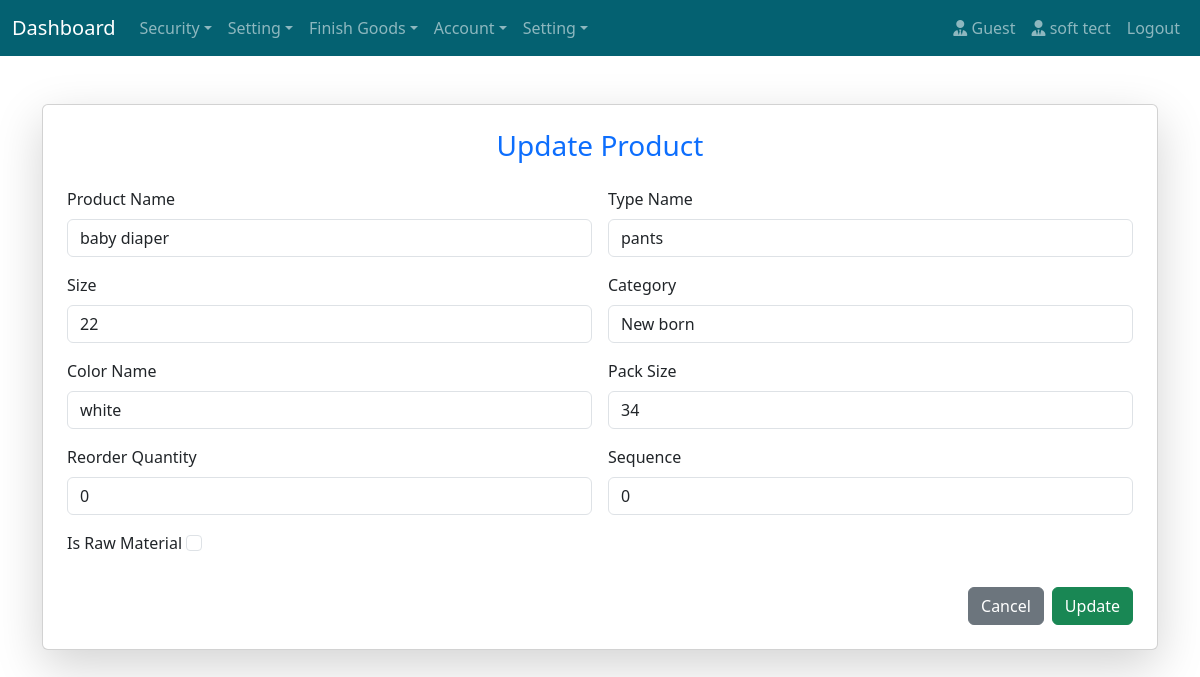
Page /product/1/update/ on the committed database.
### inven_app/models.py (models this page shows, shortened)
class Orgnaiztion_add(models.Model):
    Organization_name=models.CharField(max_length=200)
    adress=models.CharField(max_length=200)
    Phone_Number= models.IntegerField()
    email=models.EmailField( max_length=254)
    contact_person=models.CharField( max_length=100)
    Logo=models.ImageField(upload_to='image/', height_field=None, width_field=None, max_length=None)

class ProductName(models.Model):
   CATEGORY_CHOICES= [
        ('Cloth diapers', 'Cloth diapers'),
        ('Disposable diapers', 'Disposable diapers'),
        ('Swim diapers', 'Swim diapers'),
        ('New born', 'New born'),
        ('Small (4-8 kg) diapers', 'Small (4-8 kg) diapers'),
        ('Pant Style diapers', 'Pant Style diapers'),
        ('Washable Diaper', 'Washable Diaper'),
        ('Xxl (14-25 kg) diapers', 'Xxl (14-25 kg) diapers'),
    ]
   Product_Name=models.CharField(max_length=300)
   Type_Name=models.CharField( max_length=150)
   Size=models.IntegerField()
   Category=models.CharField( max_length=200,choices=CATEGORY_CHOICES )
   Color_Name=models.CharField( max_length=100)
   Pack_Size=models.IntegerField()
   Reorder_Quantity=models.IntegerField()
   Sequence=models.IntegerField()
   Is_Raw_Material=models.BooleanField()

### inven_app/views.py (the view)
# urls.py: path("product/<int:pk>/update/", product_update, name="update_p"),
def product_update(request, pk):
    product = get_object_or_404(ProductName, pk=pk)
    if request.method == "POST":
        form = ProductForm(request.POST, instance=product)
        if form.is_valid():
            form.save()
            return redirect("Product")
    else:
        form = ProductForm(instance=product)
    return render(request, "NameOf_product/update_p.html", {"form": form})

### inven_app/views.py
class ProductForm(forms.ModelForm):
    class Meta:
        model = ProductName
        fields = '__all__'
        widgets = {
            'Product_Name': forms.TextInput(attrs={'class': 'form-control'}),
            'Type_Name': forms.TextInput(attrs={'class': 'form-control'}),
            'Size': forms.NumberInput(attrs={'class': 'form-control'}),
            'Category': forms.TextInput(attrs={'class': 'form-control'}),
            'Color_Name': forms.TextInput(attrs={'class': 'form-control'}),
            'Pack_Size': forms.NumberInput(attrs={'class': 'form-control'}),
            'Reorder_Quantity': forms.NumberInput(attrs={'class': 'form-control'}),
            'Sequence': forms.NumberInput(attrs={'class': 'form-control'}),
            'Is_Raw_Material': forms.CheckboxInput(attrs={'class': 'form-check-input'}),
        }

### inven_app/context_processors.py (called while the page is built)
def organization_list(request):
    org = Orgnaiztion_add.objects.first()
    return {'org_name': org}

### inven_app/templates/NameOf_product/update_p.html (shortened to what this page needs)
{% extends "base.html" %}
{% block main %}
<div class="container mt-5">
    <div class="card shadow-lg p-4 rounded">
        <h3 class="mb-4 text-center text-primary">Update Product</h3>
        <form method="post" novalidate>
            <div class="row g-3">
                {% for field in form %}
                    <div class="col-md-6">
                        <div class="form-group">
                            <label for="{{ field.id_for_label }}" class="form-label">
                                {{ field.label }}
                            </label>
                            {{ field }}
                        </div>
                    </div>
                {% endfor %}
            </div>
            <div class="d-flex justify-content-end mt-4">
                <a href="{% url 'Product' %}" class="btn btn-secondary me-2">
                    Cancel
                </a>
                <button type="submit" class="btn btn-success">
                    Update
                </button>
            </div>
        </form>
    </div>
</div>
{% endblock %}

### inven_app/templates/base.html (shortened to what this page needs)
<!doctype html>
<html lang="en">
  <head>
    <link href="https://cdn.jsdelivr.net/npm/bootstrap@5.3.7/dist/css/bootstrap.min.css" rel="stylesheet">
    <link rel="stylesheet" href="https://cdnjs.cloudflare.com/ajax/libs/font-awesome/6.5.0/css/all.min.css">
</head>
  <body>
    <div>
  <!DOCTYPE html>
<html lang="en">
<head>
    <link href="https://cdn.jsdelivr.net/npm/bootstrap@5.3.3/dist/css/bootstrap.min.css" rel="stylesheet">
    <link rel="stylesheet" href="https://cdnjs.cloudflare.com/ajax/libs/font-awesome/6.5.0/css/all.min.css">
    <link rel="stylesheet" href="https://cdn.jsdelivr.net/npm/bootstrap-icons@1.10.5/font/bootstrap-icons.css">
</head>
<body>
<nav class="navbar navbar-expand-lg navbar-dark" style="background-color: #046171ff;">
  <div class="container-fluid">
    <a class="navbar-brand" href="{% url 'home' %}">Dashboard</a>
    <div class="collapse navbar-collapse" id="navbarMain">
      <ul class="navbar-nav me-auto mb-2 mb-lg-0 text-white">
        <li class="nav-item dropdown ">
          <a class="nav-link dropdown-toggle" href="#" data-bs-toggle="dropdown">Security</a>
        </li>
        <li class="nav-item dropdown">
          <a class="nav-link dropdown-toggle" href="#" data-bs-toggle="dropdown">Setting</a>
        </li>
        <li class="nav-item dropdown">
          <a class="nav-link dropdown-toggle" href="#" data-bs-toggle="dropdown">Finish Goods</a>
        </li>
        <li class="nav-item dropdown">
          <a class="nav-link dropdown-toggle" href="#" data-bs-toggle="dropdown">Account</a>
        </li>
        <li class="nav-item dropdown">
          <a class="nav-link dropdown-toggle" href="#" data-bs-toggle="dropdown">Setting</a>
        </li>
      </ul>
      <ul class="navbar-nav">
        <li class="nav-item"><a class="nav-link" href="#">
        <i class="fa-solid fa-user-tie"></i>
        {% if request.user.is_authenticated %}
            {{ request.user.username }}
        {% else %}
            Guest
        {% endif %}
        </a>
        </li>
        <a class="nav-link" href="#"><i class="fa-solid fa-user-tie"></i> {{ org_name.Organization_name }}</a>
        <li class="nav-item"><a class="nav-link" href="{% url 'logout' %}" class="btn btn-danger">Logout</a></li>
      </ul>
    </div>
  </div>
</nav>
{% block main%}
{% endblock%}
</body>
</html>

### rows in the picture
Orgnaiztion_add: Organization_name "soft tect"
ProductName: form "baby diaper" "pants" "22" "New born" "white" "34" "0" "0"

### other values in the picture
{{ field.label }} "Product Name" "Type Name" "Size" "Category" "Color Name" "Pack Size" "Reorder Quantity" "Sequence" "Is Raw Material"
